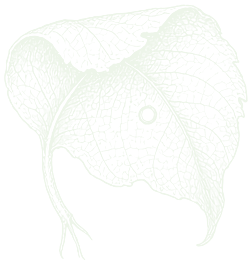
#> input picture design/phase3/assets/ornaments/curled_leaf_bone.png, 252 x 264 px, given in place of moss_front_source.png, which was not available
$ python build_assets.py
#> lines starting #> are read from the running program, lines starting #| are printed output that depends on the picture
from pathlib import Path
from PIL import Image,ImageDraw,ImageFont,ImageOps,ImageFilter
import numpy as np, colorsys, json, shutil
B=Path(__file__).parent
A=Path('/cursor/stores/user/grok-bot/agents/ca567405-813c-4a70-9376-2738ac05293e/assets')
S={
'moss_front':'6ae8b9dee2439551756b2f574c256b288c858568b1be90281556f1916316249b',
'moss_hungry':'be188781c5372e630ff82222c470e4cc425aef8d1f6006b07c225f27fe590ac3',
'moss_critical':'892f02001e514b7bab12e6481d82f789f06f70b3884ff151a825ea0a06b11adf',
'echo_front':'7c88ebe152a9e541b1127fcebbd6062ab9d248ce095df39cc80ea8413068b0c7',
'echo_hungry':'ff6ab7c1977220e60a5ee65193e1e46ef0c6ad122b08f56185c477bf2d5c17bb',
'echo_critical':'4f6a9a1aab938e398327482f7c644af6200e12f8f2ecaba126309a1f3ccf543e',
'pip_front':'286332f14ae3dcfda3c10d037bfddf42bd1f75e14cd150a83719cd73c3dd3b87',
'pip_hungry':'9e57e4cede909368c66c75128613bf2278a120e74843ad4459910587a25b5cc7',
'pip_critical':'67d7c888d40385c0139d9875c21625b3a7478484f6c57a0e6d2d290b8084f432',
'ash_front':'2983160ad338b3ca795e30a41b5044072e90838ecf6732de9a00f65894a633cf',
'ash_hungry':'96c7484a86077b44152e82b0ab91e09e3d0273ee30bc54ca4877c8629b061489',
'ash_critical':'3922a7f23a7e63dc8bfc74b03d3e47520a518ed70e6e7835f420105d32119751',
'ash_fossil':'cc5011ae4d6712fcba14aacb55553c688ca6b0ab24540848f44ee985869e0cf0',
'munch_coin':'22c92b6a6c1d08d75c32957fb7eeb06a8de0331f946543e4488151b5c010c708',
'habitat_desktop':'bbaa7fb9162876fe49da7a7a78fd43652586f523341f3b1608fe90c5dbe6f5cc',
'habitat_mobile':'6bafbd5ca331f0c72c95beaa46971fad8d45b64d877f023379afdd611528e1a9',
'foreground_leaves':'788ec743ada20a1f51fc230cfb6b161c97b703de47b20d81e8048f8b0d98a1fd'}
P={'forest':'#07140E','soil':'#17251C','bone':'#EDF5E9','moss':'#B5FC71','moss_shadow':'#6E9B46','echo':'#7DD9EF','echo_shadow':'#356B80','ash':'#D39767','fossil':'#777C70','pip':'#D4A4FF','pip_shadow':'#7653A4','amber':'#F3BF88'}
for d in ['sources','masters','creatures','habitat/layers','props','previews','metadata']: (B/d).mkdir(parents=True,exist_ok=True)
font='/usr/share/fonts/truetype/dejavu/DejaVuSans.ttf'
mono='/usr/share/fonts/truetype/dejavu/DejaVuSansMono.ttf'
def F(n,mon=False): return ImageFont.truetype(mono if mon else font,n)
def save(im,path):
 path=B/path;path.parent.mkdir(parents=True,exist_ok=True);im.save(path,optimize=True)
def source(k):
#> called with k = 'moss_front'
 p=A/(S[k]+'.jpg'); p=p if p.exists() else B/'sources'/(k+'_source.png'); im=Image.open(p).convert('RGB');save(im,Path('sources')/(k+'_source.png'));return im
#> after `im = Image.open(p).convert('RGB')`:
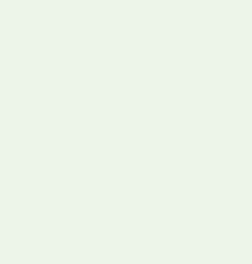
#> im: PIL image 252x264 RGB; mean R, G, B 237, 245, 233

def alpha_key(im):
 a=np.array(im).astype(float);r,g,b=a[:,:,0],a[:,:,1],a[:,:,2]
#> after `r, g, b = (a[:, :, 0], a[:, :, 1], a[:, :, 2])`: r: shape (264, 252) float64; every value is 237
#> after `r, g, b = (a[:, :, 0], a[:, :, 1], a[:, :, 2])`: g: shape (264, 252) float64; every value is 245
#> after `r, g, b = (a[:, :, 0], a[:, :, 1], a[:, :, 2])`: b: shape (264, 252) float64; every value is 233
 # Generated magenta is generally #ec008c, not literal #ff00ff.
 pink=(r>75)&(b>42)&(g<r*.50)&(g<b*.68)&(r>g+55)
#> pink: shape (264, 252) bool; every value is 0
 mask=Image.fromarray((~pink*255).astype('uint8'))
#> mask: PIL image 252x264 L; every value is 255
 # Remove one pixel of jpeg chroma ringing, and antialias the cutout edge.
 mask=mask.filter(ImageFilter.MinFilter(3)).filter(ImageFilter.GaussianBlur(.45))
 out=im.convert('RGBA');out.putalpha(mask)
 # Suppress residual pink edge chroma only in partially transparent pixels.
 q=np.array(out);edge=(q[:,:,3]>0)&(q[:,:,3]<245)&(q[:,:,0]>q[:,:,1]*1.8)&(q[:,:,2]>q[:,:,1]*1.6)
 q[edge,:3]=np.minimum(q[edge,:3],np.maximum(q[edge,1:2],25))
 return Image.fromarray(q)

def palette(im,k):
#> called with k = 'moss_front'
 name,state=k.split('_',1)
#> name = 'moss'; state = 'front'
 if state in ['critical','fossil']: return im
 hsv=np.array(im.convert('RGB').convert('HSV')).copy();h,s,v=hsv[:,:,0],hsv[:,:,1],hsv[:,:,2]
#> after `hsv = np.array(im.convert('RGB').convert('HSV')).copy()`:
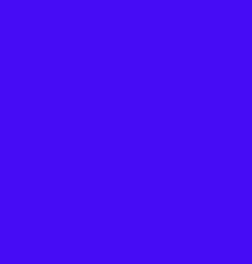
#> hsv: shape (264, 252, 3); mean R, G, B 70, 12, 245
#> after `h, s, v = (hsv[:, :, 0], hsv[:, :, 1], hsv[:, :, 2])`: h: shape (264, 252); every value is 70
#> after `h, s, v = (hsv[:, :, 0], hsv[:, :, 1], hsv[:, :, 2])`: s: shape (264, 252); every value is 12
#> after `h, s, v = (hsv[:, :, 0], hsv[:, :, 1], hsv[:, :, 2])`: v: shape (264, 252); every value is 245
 bounds={'moss':(25,80),'echo':(110,155),'ash':(8,35),'pip':(165,220)}
 lo,hi=bounds[name];sel=(h>=lo)&(h<=hi)&(s>40)&(np.array(im)[:,:,3]>220)
#> after `lo, hi = bounds[name]`: lo = 25; hi = 80
 tr=tuple(int(P[name][j:j+2],16)/255 for j in (1,3,5));th,ts,tv=colorsys.rgb_to_hsv(*tr)
#> after `tr = tuple((int(P[name][j:j + 2], 16) / 255 for j in (1, 3, 5)))`: tr = (0.71, 0.988, 0.443)
#> after `th, ts, tv = colorsys.rgb_to_hsv(*tr)`: th = 0.252; ts = 0.552; tv = 0.988
 hsv[:,:,0][sel]=int(th*255)
 hsv[:,:,1][sel]=np.clip(ts*255*(.65+.5*s[sel]/255),0,255).astype('uint8')
 rgb=Image.fromarray(hsv,'HSV').convert('RGB').convert('RGBA');rgb.putalpha(im.getchannel('A'));return rgb

def normalize(im,extent=840,baseline=908):
#> called with extent = 840, baseline = 908
 bbox=im.getchannel('A').getbbox();crop=im.crop(bbox);w,h=crop.size
#> after `bbox = im.getchannel('A').getbbox()`: bbox = (0, 0, 252, 264)
#> after `w, h = crop.size`: w = 252; h = 264
 scale=min(extent/w,780/h);crop=crop.resize((round(w*scale),round(h*scale)),Image.Resampling.LANCZOS)
#> after `scale = min(extent / w, 780 / h)`: scale = 2.95
 out=Image.new('RGBA',(1024,1024));out.alpha_composite(crop,((1024-crop.width)//2,baseline-crop.height));return out,bbox
#> after `out = Image.new('RGBA', (1024, 1024))`: out: PIL image 1024x1024 RGBA; every value is 0
#> after `out.alpha_composite(crop, ((1024 - crop.width) // 2, baseline - crop.h`:
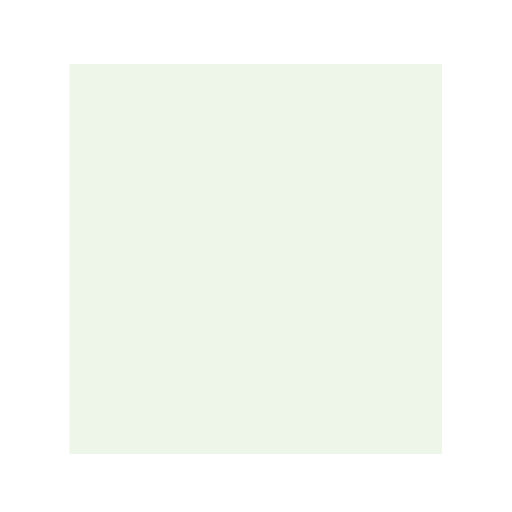
#> out: PIL image 1024x1024 RGBA (shown at 1/2 size); mean R, G, B, A 131.9, 135.8, 129.1, 141.3; transparent parts drawn white

meta={'phase':'look-development only; no animation','frame_size':[256,256],'foot_anchor':[128,227],'frame_rate':0,'palette':P,'frames':[]}
for k in S:
 if not k.split('_')[0] in ['moss','echo','pip','ash']: continue
 name,state=k.split('_',1);im,bbox=normalize(palette(alpha_key(source(k)),k))
#> after `im, bbox = normalize(palette(alpha_key(source(k)), k))`: bbox = (0, 0, 252, 264)
 save(im,Path('masters')/(k+'_1024.png'))
 for n in [256,128]:
  exp=im.resize((n,n),Image.Resampling.LANCZOS);p=Path('creatures')/name/(k+('' if n==256 else '_128')+'.png');save(exp,p)
#> this loop made 2 passes
#> pass 1, `exp = im.resize((n, n), Image.Resampling.LANCZOS)`:
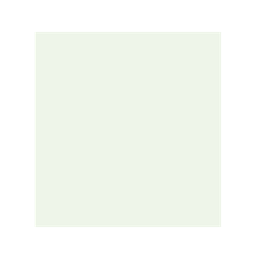
#> exp: PIL image 256x256 RGBA; mean R, G, B, A 137.4, 141.4, 134.6, 141.3; transparent parts drawn white
 meta['frames'].append({'creature':name,'state':state,'file':str(Path('creatures')/name/(k+'.png')),'foot_anchor':[128,227],'trim_rect':list(im.resize((256,256)).getbbox()),'source_crop':list(bbox),'historical_only':name=='ash' and state!='fossil'})
#> pass 2 of the loop `for k in S:`:
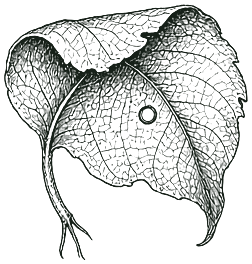
#> input picture design/phase3/assets/ornaments/curled_leaf_ink.png, 252 x 264 px, given in place of moss_hungry_source.png, which was not available
#> in alpha_key (call 2), `a = np.array(im).astype(float)`:
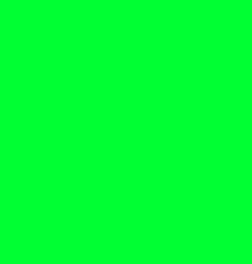
#> a: shape (264, 252, 3) float64; mean R, G, B 22, 32, 24; drawn with min black and max white
#> r: shape (264, 252) float64; every value is 22
#> g: shape (264, 252) float64; every value is 32
#> b: shape (264, 252) float64; every value is 24
#> s: shape (264, 252); every value is 79
#> v: shape (264, 252); every value is 32
#> the loop `for n in [256,128]:` made 2 passes
#> pass 1, `exp = im.resize((n, n), Image.Resampling.LANCZOS)`:
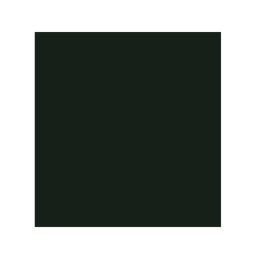
#> exp: PIL image 256x256 RGBA; mean R, G, B, A 12.4, 18.1, 13.6, 141.3; transparent parts drawn white
#> (the run stopped early here; a loop or call above may not have finished)
